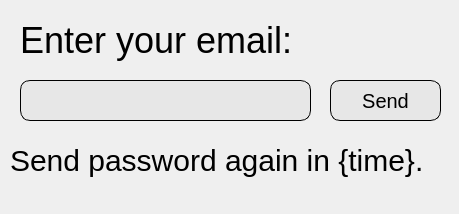
<?xml version="1.0" encoding="UTF-8"?>
<ui version="4.0">
 <class>ForgotPasswordWindow</class>
 <widget class="QDialog" name="ForgotPasswordWindow">
  <property name="geometry">
   <rect>
    <x>0</x>
    <y>0</y>
    <width>459</width>
    <height>214</height>
   </rect>
  </property>
  <property name="windowTitle">
   <string>Dialog</string>
  </property>
  <widget class="QLabel" name="EmailEnteryLabel">
   <property name="geometry">
    <rect>
     <x>20</x>
     <y>10</y>
     <width>321</width>
     <height>61</height>
    </rect>
   </property>
   <property name="styleSheet">
    <string notr="true">font-size: 36px;</string>
   </property>
   <property name="text">
    <string>Enter your email:</string>
   </property>
  </widget>
  <widget class="QLineEdit" name="EmailLine">
   <property name="geometry">
    <rect>
     <x>20</x>
     <y>80</y>
     <width>291</width>
     <height>41</height>
    </rect>
   </property>
   <property name="styleSheet">
    <string notr="true">font-size: 24px;
border-radius: 10px;
background-color: rgb(231, 231, 231);
border: 1px solid rgb(0, 0, 0);</string>
   </property>
  </widget>
  <widget class="QPushButton" name="pushButton">
   <property name="geometry">
    <rect>
     <x>330</x>
     <y>80</y>
     <width>111</width>
     <height>41</height>
    </rect>
   </property>
   <property name="styleSheet">
    <string notr="true">font-size: 20px;
border-radius: 10px;
background-color: rgb(231, 231, 231);
border: 1px solid rgb(0, 0, 0);</string>
   </property>
   <property name="text">
    <string>Send</string>
   </property>
  </widget>
  <widget class="QLabel" name="label">
   <property name="geometry">
    <rect>
     <x>10</x>
     <y>140</y>
     <width>441</width>
     <height>41</height>
    </rect>
   </property>
   <property name="styleSheet">
    <string notr="true">font-size: 30px;</string>
   </property>
   <property name="text">
    <string>Send password again in {time}.</string>
   </property>
  </widget>
 </widget>
 <resources/>
 <connections/>
</ui>
